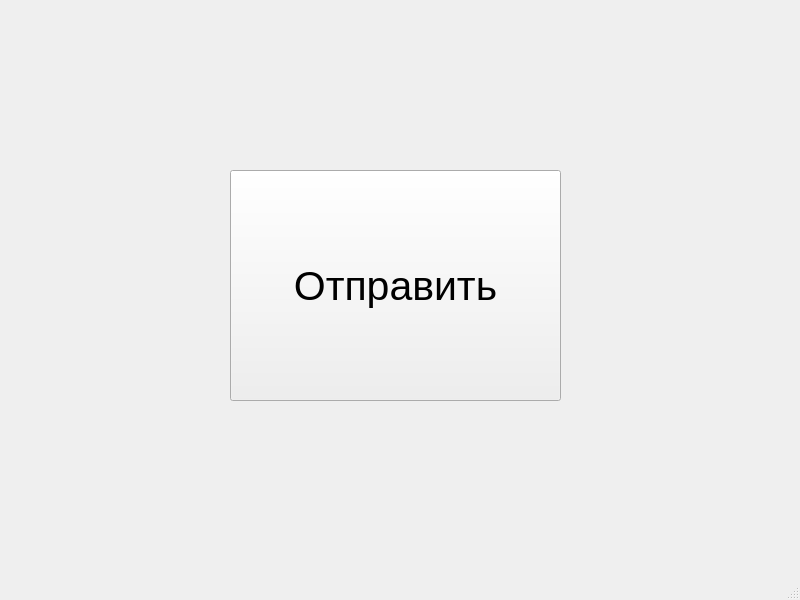
<?xml version="1.0" encoding="UTF-8"?>
<ui version="4.0">
 <class>MainWindow</class>
 <widget class="QMainWindow" name="MainWindow">
  <property name="geometry">
   <rect>
    <x>0</x>
    <y>0</y>
    <width>800</width>
    <height>600</height>
   </rect>
  </property>
  <property name="windowTitle">
   <string>MainWindow</string>
  </property>
  <widget class="QWidget" name="centralwidget">
   <widget class="QPushButton" name="pushButton">
    <property name="geometry">
     <rect>
      <x>230</x>
      <y>170</y>
      <width>331</width>
      <height>231</height>
     </rect>
    </property>
    <property name="font">
     <font>
      <pointsize>31</pointsize>
     </font>
    </property>
    <property name="text">
     <string>Отправить</string>
    </property>
   </widget>
  </widget>
  <widget class="QMenuBar" name="menubar">
   <property name="geometry">
    <rect>
     <x>0</x>
     <y>0</y>
     <width>800</width>
     <height>22</height>
    </rect>
   </property>
  </widget>
  <widget class="QStatusBar" name="statusbar"/>
 </widget>
 <resources/>
 <connections/>
</ui>
